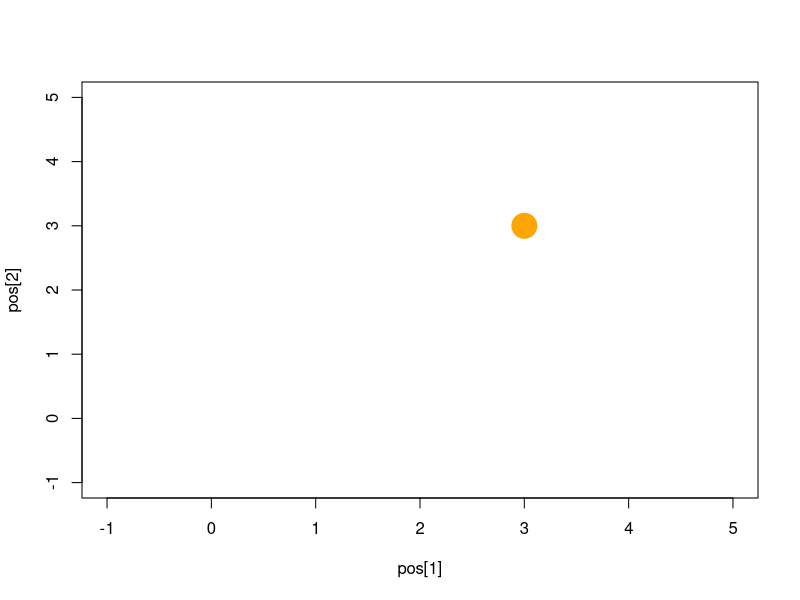

This chart was generated by the following R code: (Note: this script raises an error after producing the figure.)
install.packages("RColorBrewer", dependencies=T)
library(RColorBrewer)

pos  = c(3,3)
s1 = c(2,2)
s2 = c(0,3)
s3 = c(1,0)
s4 = c(4,4)
d1 = sqrt(sum((pos-s1)^2))
d2 = sqrt(sum((pos-s2)^2))
d3 = sqrt(sum((pos-s3)^2))
d4 = sqrt(sum((pos-s4)^2))


circle =function(x, y, radius,border = NULL, col = NA, lty = 1, 
                 density = NULL,lwd = 1){
  angles=seq(0,2*pi,0.01)
  xv <- cos(angles) * radius + x
  yv <- sin(angles) * radius + y
  lines(xv,yv,type = 'l',col=color,lwd=2)
  polygon(xv, yv, border = border, col = col, lty = lty, 
            density = density, lwd = lwd)
}

Blue = paste(brewer.pal(8, "Blues")[1], "AA", sep="")
Purple = paste(brewer.pal(8, "Purples")[2], "AA", sep="")
Yelow = paste(brewer.pal(8, "YlOrBr")[1], "AA", sep="")
Gray = paste(brewer.pal(8, "Greys")[2], "AA", sep="")

plot(pos[1],pos[2],pch=20,col='orange',xlim=c(-1,5),ylim=c(-1,5),cex=5)
circle(s3[1],s3[2],d3,border=color[3],col=Yelow,lwd=2)
circle(s2[1],s2[2],d2,border=color[2],col=Purple,lwd=2)
circle(s4[1],s4[2],d4,border=color[4],col=Gray,lwd=2)
circle(s1[1],s1[2],d1,border=color[1],col=Blue,lwd=2)
points(s1[1],s1[2],pch=18,cex=3,col=color[1])
points(s2[1],s2[2],pch=18,cex=3,col=color[2])
points(s3[1],s3[2],pch=18,cex=3,col=color[3])
points(s4[1],s4[2],pch=18,cex=3,col=color[4])
par(new=T)
plot(pos[1],pos[2],pch=20,col='orange',xlim=c(-1,5),ylim=c(-1,5),cex=5)



